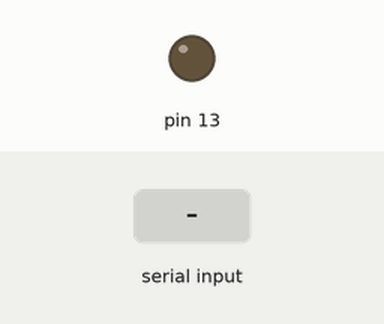
Simulated run of this sketch. Board: Arduino Uno, built with avr-gcc and run on an emulated ATmega328P. Shown: output pins drawn as LEDs (lit = HIGH). Dashed ring = blinking. Inputs (shaded band) come from the test bench.

Above: at 1.2 s.
1.3 s: "detected" received over Serial
At 1.7 s:
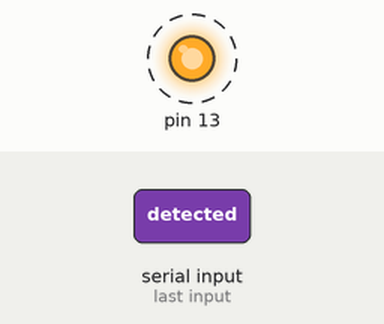
4.3 s: "1" received over Serial
At 4.8 s:
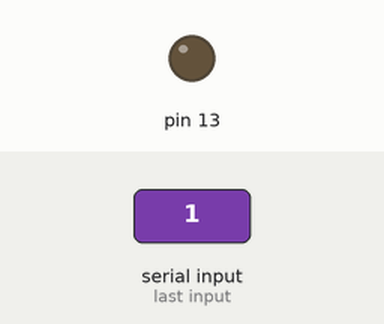
Timing chart, 0 to 7.3 s (numbered marks = the images above; inputs shaded):
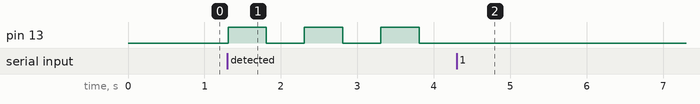

Measured:
- after the input at 1.3 s, pin 13: alternates HIGH for 0.50 s and LOW for 0.50 s, starting at once
- after the input at 4.3 s, pin 13: stops changing and stays LOW

The sketch:

floette.ino
```cpp
String input;

void setup() {
  Serial.begin(9600);
  pinMode(13, OUTPUT);
}

void loop() {
  if (Serial.available() > 0)
  {
     char c = Serial.read();
     input += c;
  }
  if (input == "detected")
  {
      digitalWrite(13, HIGH);
      delay(500);
      digitalWrite(13, LOW);
      delay(500);
  }
}
```
